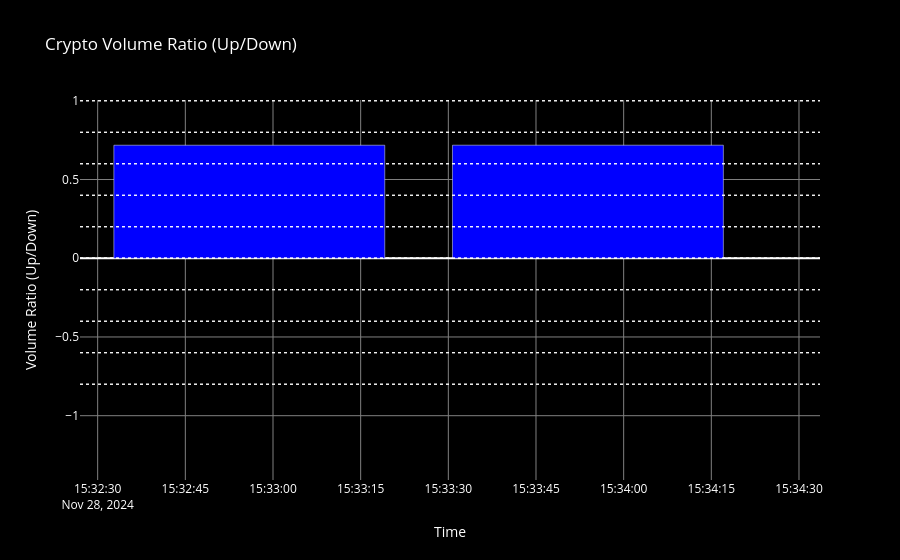

The cell this chart's notebook holds for it:
### Code cell
import numpy as np
import pandas as pd
import plotly.graph_objs as go
from plotly.subplots import make_subplots  # Make sure this import is included
import schedule
import time
from IPython.display import display, clear_output
import threading
import ccxt
exchange = ccxt.binance()

# Create a DataFrame to store the volume ratios
volume_ratios = []
timestamps = []

# Initialize the exchange
exchange = ccxt.binance()

# Function to fetch and calculate the volume ratio
def calculate_volume_ratio():
    # Fetch all USDT-paired symbols
    tickers = exchange.fetch_tickers()
    usdt_pairs = [symbol for symbol in tickers if symbol.endswith('/USDT')]

    # Initialize variables
    up_volume = 0  # Sum of volumes for advancing cryptos
    down_volume = 0  # Sum of volumes for declining cryptos

    # Loop through each symbol to classify and sum volumes
    for symbol in usdt_pairs:
        try:
            # Fetch ticker data
            ticker = exchange.fetch_ticker(symbol)
            percentage_change = ticker.get('percentage', None)
            volume = ticker.get('quoteVolume', None)  # Use quoteVolume for 24-hour volume
            
            # Skip invalid or missing data
            if percentage_change is None or volume is None:
                continue

            # Classify and sum volumes
            if percentage_change > 0:  # Advancing crypto
                up_volume += volume
            elif percentage_change < 0:  # Declining crypto
                down_volume += volume
        except Exception as e:
            print(f"Error fetching data for {symbol}: {e}")
            continue

    # Calculate the volume ratio (handle division by zero)
    volume_ratio = up_volume / down_volume if down_volume > 0 else None

    # Store the ratio and timestamp
    timestamp = pd.Timestamp.now()
    volume_ratios.append(volume_ratio)
    timestamps.append(timestamp)

    # Display the volume ratio
    if volume_ratio is not None:
        print(f"Volume Ratio (Up/Down): {volume_ratio:.2f}")
    else:
        print("Volume Ratio (Up/Down): Undefined (No declining cryptos)")

# Create the figure widget
fig = make_subplots(rows=1, cols=1)

# Function to update the chart
def update_chart():
    # Fetch and calculate the volume ratio
    calculate_volume_ratio()

    # Create a DataFrame for plotting
    vold_df = pd.DataFrame({
        'timestamp': timestamps[-200:],  # Keep the last 200 entries for the plot
        'vold_ratio': volume_ratios[-200:]
    })

    # Clear the existing figure
    fig.data = []

    # Add bar trace for Volume Ratio
    bars = go.Bar(
        x=vold_df['timestamp'],
        y=vold_df['vold_ratio'],
        marker_color=np.where(vold_df['vold_ratio'] > 0, 'blue', 'red')
    )

    fig.add_trace(bars, row=1, col=1)

    # Add horizontal line at y=0 for reference
    fig.add_hline(y=0, line=dict(color='white', width=1, dash='dot'), row=1, col=1)

    # Add horizontal lines at specified levels
    for level in [-0.8,-0.6,-0.4,-0.2,0, 0.2, 0.4, 0.6, 0.8, 1]:
        fig.add_hline(y=level, line=dict(color='white', width=1, dash='dot'), row=1, col=1)

    # Update layout for better visualization
    fig.update_layout(
        title='Crypto Volume Ratio (Up/Down)',
        xaxis_title='Time',
        yaxis_title='Volume Ratio (Up/Down)',
        plot_bgcolor='black',
        paper_bgcolor='black',
        font=dict(color='white'),
        xaxis=dict(gridcolor='gray'),
        yaxis=dict(
            showgrid=True,
            gridcolor='gray'
        )
    )

    # Clear the previous output and display the updated figure
    clear_output(wait=True)
    display(fig)

# Schedule the chart to be updated every minute
schedule.every(1).minutes.do(update_chart)

# Flag to stop the scheduler
running = True

def run_scheduler():
    while running:
        schedule.run_pending()
        time.sleep(1)

def stop_scheduler():
    global running
    running = False

# Start the scheduler in a separate thread
scheduler_thread = threading.Thread(target=run_scheduler)
scheduler_thread.start()

# Initial chart update
update_chart()

# Example of stopping the scheduler after some time (e.g., 3 hours)
time.sleep(3 * 60 * 60)  # Run for 3 hours
stop_scheduler()
scheduler_thread.join()

### Figure 1 — Plotly figure (JSON) as saved in the notebook; plotly's stock layout.template omitted (floating-point values rounded to 4 significant figures)
{"data": [{"marker": {"color": ["blue", "blue"]}, "type": "bar", "x": ["2024-11-28T15:32:55.946201", "2024-11-28T15:33:53.884596"], "xaxis": "x", "y": [0.7178, 0.7181], "yaxis": "y"}], "layout": {"autosize": true, "font": {"color": "white"}, "paper_bgcolor": "black", "plot_bgcolor": "black", "shapes": [{"line": {"color": "white", "dash": "dot", "width": 1}, "type": "line", "x0": 0, "x1": 1, "xref": "x domain", "y0": 0, "y1": 0, "yref": "y"}, {"line": {"color": "white", "dash": "dot", "width": 1}, "type": "line", "x0": 0, "x1": 1, "xref": "x domain", "y0": -0.8, "y1": -0.8, "yref": "y"}, {"line": {"color": "white", "dash": "dot", "width": 1}, "type": "line", "x0": 0, "x1": 1, "xref": "x domain", "y0": -0.6, "y1": -0.6, "yref": "y"}, {"line": {"color": "white", "dash": "dot", "width": 1}, "type": "line", "x0": 0, "x1": 1, "xref": "x domain", "y0": -0.4, "y1": -0.4, "yref": "y"}, {"line": {"color": "white", "dash": "dot", "width": 1}, "type": "line", "x0": 0, "x1": 1, "xref": "x domain", "y0": -0.2, "y1": -0.2, "yref": "y"}, {"line": {"color": "white", "dash": "dot", "width": 1}, "type": "line", "x0": 0, "x1": 1, "xref": "x domain", "y0": 0, "y1": 0, "yref": "y"}, {"line": {"color": "white", "dash": "dot", "width": 1}, "type": "line", "x0": 0, "x1": 1, "xref": "x domain", "y0": 0.2, "y1": 0.2, "yref": "y"}, {"line": {"color": "white", "dash": "dot", "width": 1}, "type": "line", "x0": 0, "x1": 1, "xref": "x domain", "y0": 0.4, "y1": 0.4, "yref": "y"}, {"line": {"color": "white", "dash": "dot", "width": 1}, "type": "line", "x0": 0, "x1": 1, "xref": "x domain", "y0": 0.6, "y1": 0.6, "yref": "y"}, {"line": {"color": "white", "dash": "dot", "width": 1}, "type": "line", "x0": 0, "x1": 1, "xref": "x domain", "y0": 0.8, "y1": 0.8, "yref": "y"}, {"line": {"color": "white", "dash": "dot", "width": 1}, "type": "line", "x0": 0, "x1": 1, "xref": "x domain", "y0": 1, "y1": 1, "yref": "y"}, {"line": {"color": "white", "dash": "dot", "width": 1}, "type": "line", "x0": 0, "x1": 1, "xref": "x domain", "y0": 0, "y1": 0, "yref": "y"}, {"line": {"color": "white", "dash": "dot", "width": 1}, "type": "line", "x0": 0, "x1": 1, "xref": "x domain", "y0": -0.8, "y1": -0.8, "yref": "y"}, {"line": {"color": "white", "dash": "dot", "width": 1}, "type": "line", "x0": 0, "x1": 1, "xref": "x domain", "y0": -0.6, "y1": -0.6, "yref": "y"}, {"line": {"color": "white", "dash": "dot", "width": 1}, "type": "line", "x0": 0, "x1": 1, "xref": "x domain", "y0": -0.4, "y1": -0.4, "yref": "y"}, {"line": {"color": "white", "dash": "dot", "width": 1}, "type": "line", "x0": 0, "x1": 1, "xref": "x domain", "y0": -0.2, "y1": -0.2, "yref": "y"}, {"line": {"color": "white", "dash": "dot", "width": 1}, "type": "line", "x0": 0, "x1": 1, "xref": "x domain", "y0": 0, "y1": 0, "yref": "y"}, {"line": {"color": "white", "dash": "dot", "width": 1}, "type": "line", "x0": 0, "x1": 1, "xref": "x domain", "y0": 0.2, "y1": 0.2, "yref": "y"}, {"line": {"color": "white", "dash": "dot", "width": 1}, "type": "line", "x0": 0, "x1": 1, "xref": "x domain", "y0": 0.4, "y1": 0.4, "yref": "y"}, {"line": {"color": "white", "dash": "dot", "width": 1}, "type": "line", "x0": 0, "x1": 1, "xref": "x domain", "y0": 0.6, "y1": 0.6, "yref": "y"}, {"line": {"color": "white", "dash": "dot", "width": 1}, "type": "line", "x0": 0, "x1": 1, "xref": "x domain", "y0": 0.8, "y1": 0.8, "yref": "y"}, {"line": {"color": "white", "dash": "dot", "width": 1}, "type": "line", "x0": 0, "x1": 1, "xref": "x domain", "y0": 1, "y1": 1, "yref": "y"}], "title": {"text": "Crypto Volume Ratio (Up/Down)"}, "xaxis": {"anchor": "y", "autorange": false, "domain": [0, 1], "gridcolor": "gray", "range": ["2024-11-28 15:32:26.977", "2024-11-28 15:34:33.5956"], "title": {"text": "Time"}, "type": "date"}, "yaxis": {"anchor": "x", "autorange": false, "domain": [0, 1], "gridcolor": "gray", "range": [-1.408, 1.005], "showgrid": true, "title": {"text": "Volume Ratio (Up/Down)"}, "type": "linear"}}}
